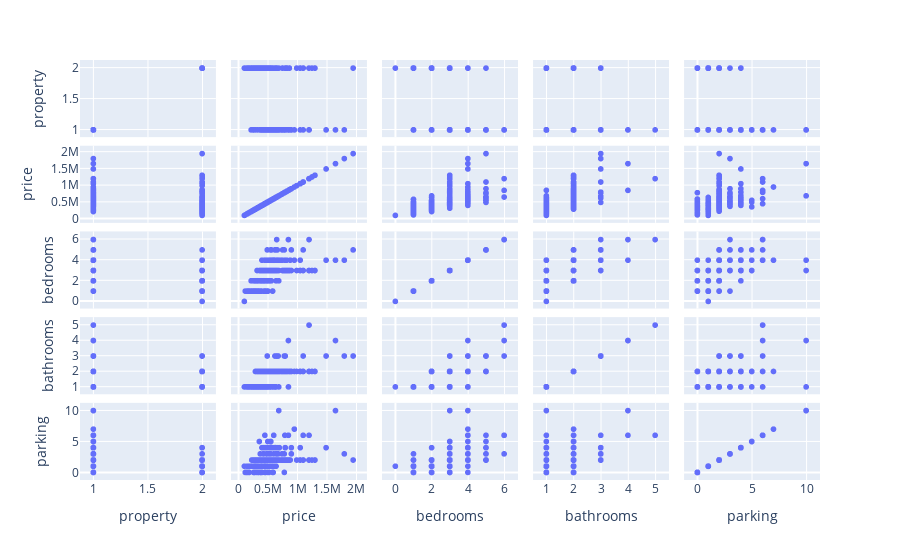

The code cell stored with this chart in its notebook:
### Markdown cell above
#### Alternate visualisations

Different visualisations can sometimes help better understand the relationships in the data. When looking for linear relationships, a pair plot can be helpful...

### Code cell
price_fig = px.scatter_matrix(property_df) # Create a pair plot to see the linearity of the variables
price_fig.show()

### Figure 1 — Plotly figure (JSON) as saved in the notebook; plotly's stock layout.template omitted (floating-point values rounded to 4 significant figures; data arrays with more than 128 entries replaced by an {"elided": "..."} marker saying what was removed)
{"data": [{"dimensions": [{"axis": {"matches": true}, "label": "property", "values": {"elided": "400 int values"}}, {"axis": {"matches": true}, "label": "price", "values": {"elided": "400 int values"}}, {"axis": {"matches": true}, "label": "bedrooms", "values": {"elided": "400 int values"}}, {"axis": {"matches": true}, "label": "bathrooms", "values": {"elided": "400 int values"}}, {"axis": {"matches": true}, "label": "parking", "values": {"elided": "400 int values"}}], "hovertemplate": "%{xaxis.title.text}=%{x}<br>%{yaxis.title.text}=%{y}<extra></extra>", "legendgroup": "", "marker": {"color": "#636efa", "symbol": "circle"}, "name": "", "showlegend": false, "type": "splom"}], "layout": {"dragmode": "select", "legend": {"tracegroupgap": 0}, "margin": {"t": 60}}}
